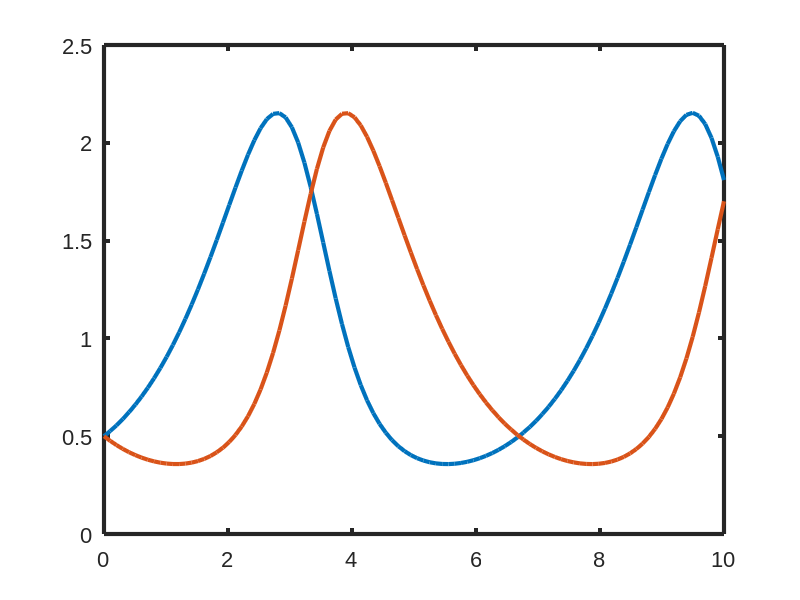
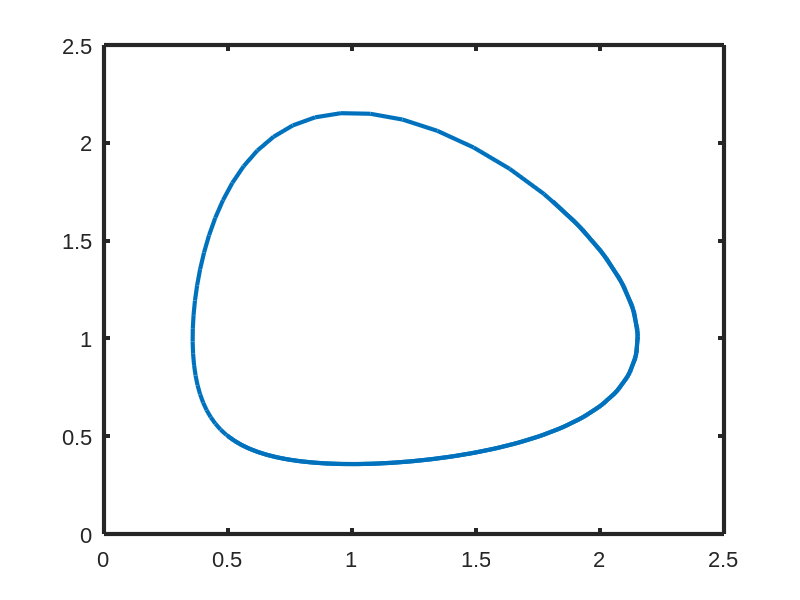

Write the MATLAB code that produced these figures, in order.
1;
%
function udot = presadepre(u,t) 
a=1; b=1; c=1; d=1;udot(1,1) = a*u(1)-b*u(1)*u(2); 
udot(2,1) = -c*u(2)+d*u(1)*u(2);endfunction
t = linspace(0,10,100)';
sol = lsode("presadepre",[0.5;0.5],t);

plot(t,sol')

fontsize=16;
fontname='Arial';
%ley=legend('example');
%set(ley, "fontsize", fontsize, 'FontName', fontname)
%text (2, 8, "arbitrary text");
set(gca(), 'tickdir','in');
%set(gca(), 'tickdir','out','xtick',[1:15]);
set([gca; findall(gca, 'Type','text')], 'FontSize', fontsize, 'FontName', fontname);
set([gca; findall(gca, 'Type','line')], 'linewidth', 3);
saveas(1, "../graficas/Cap9-presadepre1.pdf");


plot(sol(:,1),sol(:,2))

fontsize=16;
fontname='Arial';
%ley=legend('example');
%set(ley, "fontsize", fontsize, 'FontName', fontname)
%text (2, 8, "arbitrary text");
set(gca(), 'tickdir','in');
%set(gca(), 'tickdir','out','xtick',[1:15]);
set([gca; findall(gca, 'Type','text')], 'FontSize', fontsize, 'FontName', fontname);
set([gca; findall(gca, 'Type','line')], 'linewidth', 3);
saveas(1, "../graficas/Cap9-presadepre2.pdf");
hold off